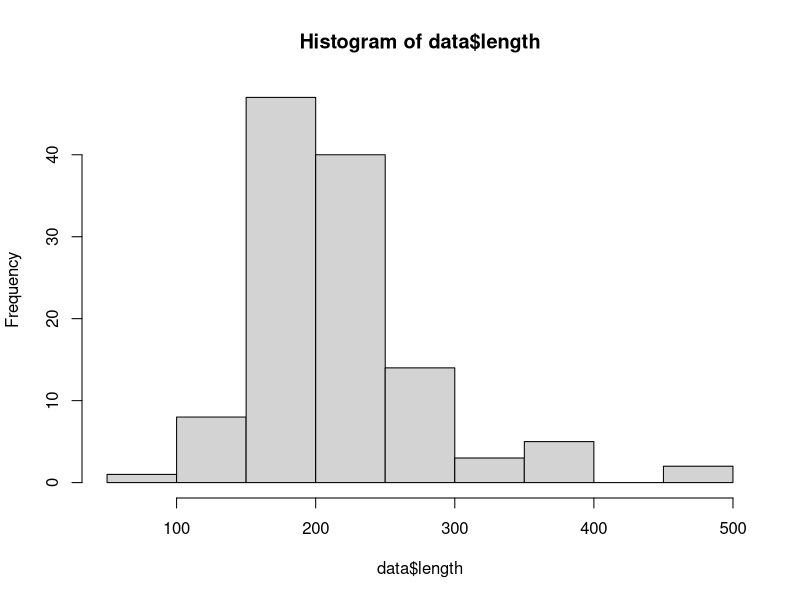
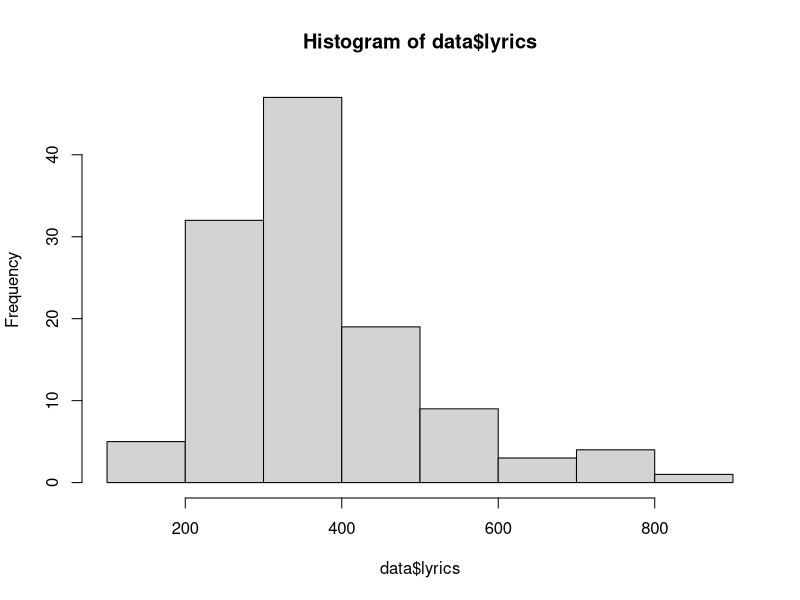
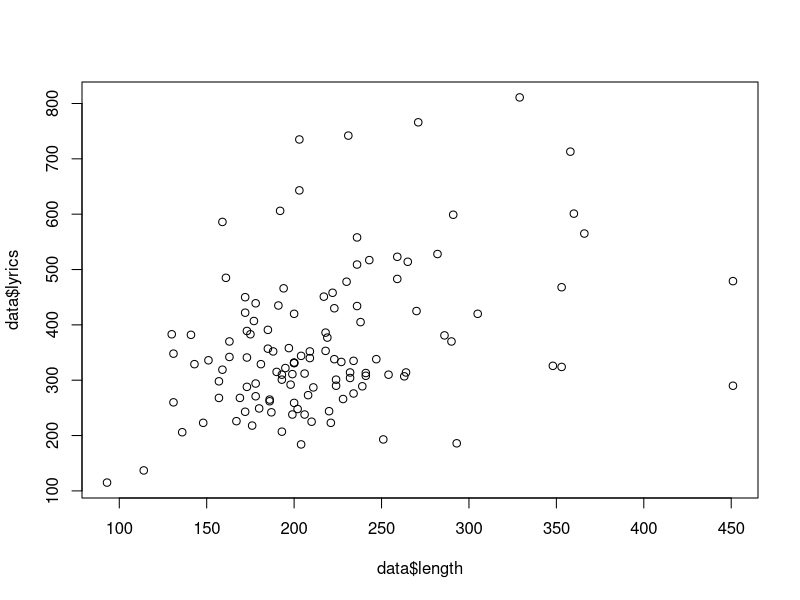

Recreate these plots in R, in order.
# edwardv3-final_project .R Fall 2026
# STA 145 Final Project: Upload your data into R
# Date: 2026_11_17
# Who: Vanessa Edwards

# Step 6: load the tidyverse
library(readr)

# Step 7: load data.csv from the working directory
data <- read_delim("data.csv")

# Step 8: run the three checks
dim(data)
names(data)
summary(data)
#Table 1: descriptive Statistics
mean(data$length)
sd(data$length)
hist(data$length)
summary(data$length)
min(data$length)
max(data$length)

mean(data$lyrics)
sd(data$lyrics)
hist(data$lyrics)
summary(data$lyrics)
min(data$lyrics)
max(data$lyrics)

# linear regression test
lm <- lm(lyrics ~ length, data = data)
summary(lm)



#scatter plot
plot <- plot(data$length,data$lyrics)
print(plot)
